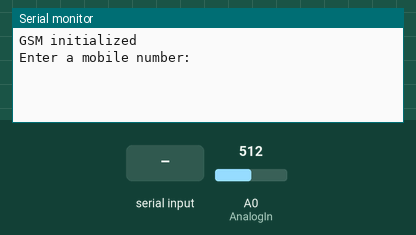
This sketch was run on a simulated Arduino Uno, built with avr-gcc and run on an emulated ATmega328P. Parts: the last lines printed to the serial monitor. Inputs (shaded band) come from the test bench; at power-on: A0 (AnalogIn) = 512.

Above: at 2.8 s.
2.9 s: "s\n" received over Serial
At 3.4 s:
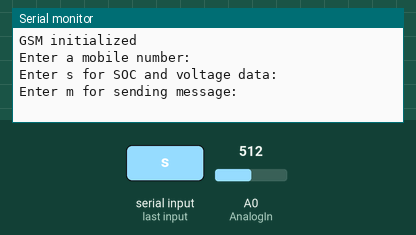
4.4 s: A0 (AnalogIn) set to 808
At 6.9 s:
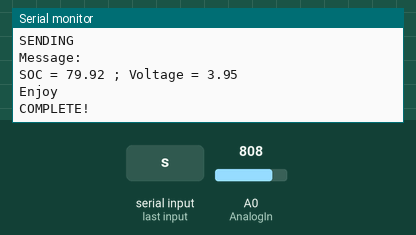

The sketch:

soc1.ino
```cpp
#include <GSM.h>
#include <string.h>

#define PINNUMBER ""

GSM gsmAccess;
GSM_SMS sms;


/*
  Read input serial
 */


const int AnalogIn = A0;
//const int AnalogOut = A1;
int timex=0;
float voltage=0;
float charge=0.0;

  char remoteNum[20];

void setup() {

  Serial.begin(9600);
  while (!Serial) {
    ; // wait for serial port to connect. Needed for native USB port only
  }

  // connection state
  boolean notConnected = true;
  while (notConnected) {
    if (gsmAccess.begin(PINNUMBER) == GSM_READY) {
      notConnected = false;
    } else {
      Serial.println("Not connected");
      delay(1000);
    }
  }

  Serial.println("GSM initialized");

  Serial.println("Enter a mobile number: ");  // telephone number to send sms

  readSerial(remoteNum);

Serial.println("Enter s for SOC and voltage data: ");

Serial.println("Enter m for sending message: ");
}
char cnt;
void loop() {
  cnt = Serial.read();
  if(cnt=='s')
  {
     Serial.print(" voltage = ");
  Serial.print(voltage*5/1023);
  Serial.print("\t SOC = ");
  Serial.println(charge);
  }
  else if((cnt=='m')||((voltage*5/1023)>3.9)||(timex>=1800000)){
    if(timex>=1800000)
    {
      timex=0;
    }
  String txtMsg = "SOC = " + String(charge) + " ; Voltage = "+ String(voltage*5/1023) + "\nEnjoy";
  Serial.println("SENDING");
  Serial.println();
  Serial.println("Message:");
  Serial.println(txtMsg);

  // send the message
  sms.beginSMS(remoteNum);
  sms.print(txtMsg);
  sms.endSMS();
  Serial.println("\nCOMPLETE!\n");
   if(cnt!='m')
   {
      delay(5000);
      timex+=5000;
   }
}
  voltage= analogRead(AnalogIn);
  if(voltage>798){
    charge=0.49*voltage-316;
    }
  else if(voltage<798 && voltage>750){
    charge=1.166*voltage-856;
    }
  else if(voltage<750 && voltage>409) {
    charge=0.14*voltage-86;
    }
  else{
    charge=0;
    }
 // analogWrite(AnalogOut, voltage);

  delay(10);
  timex+=10;
}

int readSerial(char result[]) {
  int i = 0;
  while (1) {
    while (Serial.available() > 0) {
      char inChar = Serial.read();
      if (inChar == '\n') {
        result[i] = '\0';
        Serial.flush();
        return 0;
      }
      if (inChar != '\r') {
        result[i] = inChar;
        i++;
      }
    }
  }
}
```

Measured:
- after the input at 2.9 s, the serial monitor: prints a new line at once (image 1)
- after the input at 4.4 s, the serial monitor: prints a new line at once (image 2)
